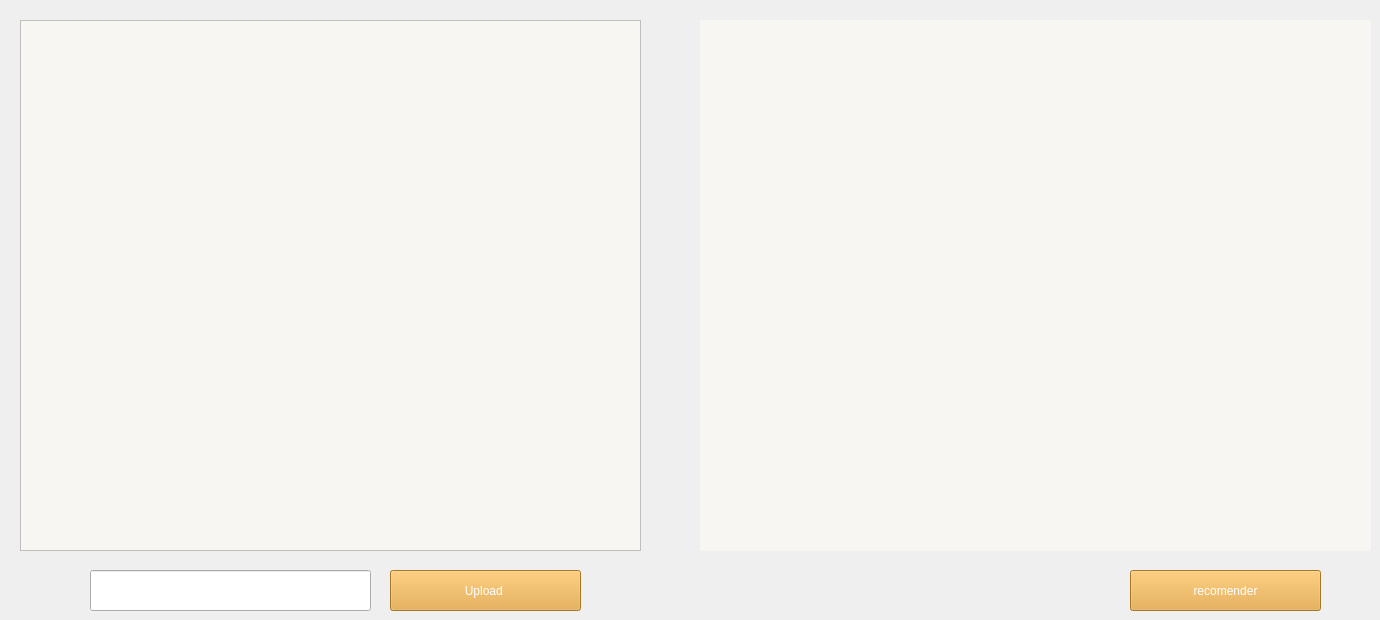
      <widget class="QWidget" name="tab_innov">
       <attribute name="title">
        <string>Page</string>
       </attribute>
       <widget class="QPushButton" name="btn_recommander">
        <property name="geometry">
         <rect>
          <x>1130</x>
          <y>570</y>
          <width>191</width>
          <height>41</height>
         </rect>
        </property>
        <property name="styleSheet">
         <string notr="true">QPushButton {
    background-color: #E6A537;
	color: rgb(255, 255, 255);
}

QPushButton:hover {
    background-color: rgb(127, 170, 121);
	color:  #E6A537;
	border-color: rgb(255, 170, 0);
}</string>
        </property>
        <property name="text">
         <string>recomender</string>
        </property>
       </widget>
       <widget class="QPushButton" name="btn_upload_cv">
        <property name="geometry">
         <rect>
          <x>390</x>
          <y>570</y>
          <width>191</width>
          <height>41</height>
         </rect>
        </property>
        <property name="styleSheet">
         <string notr="true">QPushButton {
    background-color: #E6A537;
	color: rgb(255, 255, 255);
}

QPushButton:hover {
    background-color: rgb(127, 170, 121);
	color:  #E6A537;
	border-color: rgb(255, 170, 0);
}</string>
        </property>
        <property name="text">
         <string>Upload </string>
        </property>
       </widget>
       <widget class="QLabel" name="label_recommandation">
        <property name="geometry">
         <rect>
          <x>700</x>
          <y>20</y>
          <width>671</width>
          <height>531</height>
         </rect>
        </property>
        <property name="styleSheet">
         <string notr="true">background-color: rgb(247, 246, 242);</string>
        </property>
        <property name="text">
         <string/>
        </property>
       </widget>
       <widget class="QTextEdit" name="textEdit_cv">
        <property name="geometry">
         <rect>
          <x>20</x>
          <y>20</y>
          <width>621</width>
          <height>531</height>
         </rect>
        </property>
        <property name="styleSheet">
         <string notr="true">background-color: rgb(247, 246, 242);</string>
        </property>
       </widget>
       <widget class="QLineEdit" name="lineEdit_uplod">
        <property name="geometry">
         <rect>
          <x>90</x>
          <y>570</y>
          <width>281</width>
          <height>41</height>
         </rect>
        </property>
        <property name="styleSheet">
         <string notr="true"/>
        </property>
       </widget>
       <zorder>btn_upload_cv</zorder>
       <zorder>textEdit_cv</zorder>
       <zorder>btn_recommander</zorder>
       <zorder>label_recommandation</zorder>
       <zorder>lineEdit_uplod</zorder>
      </widget>
